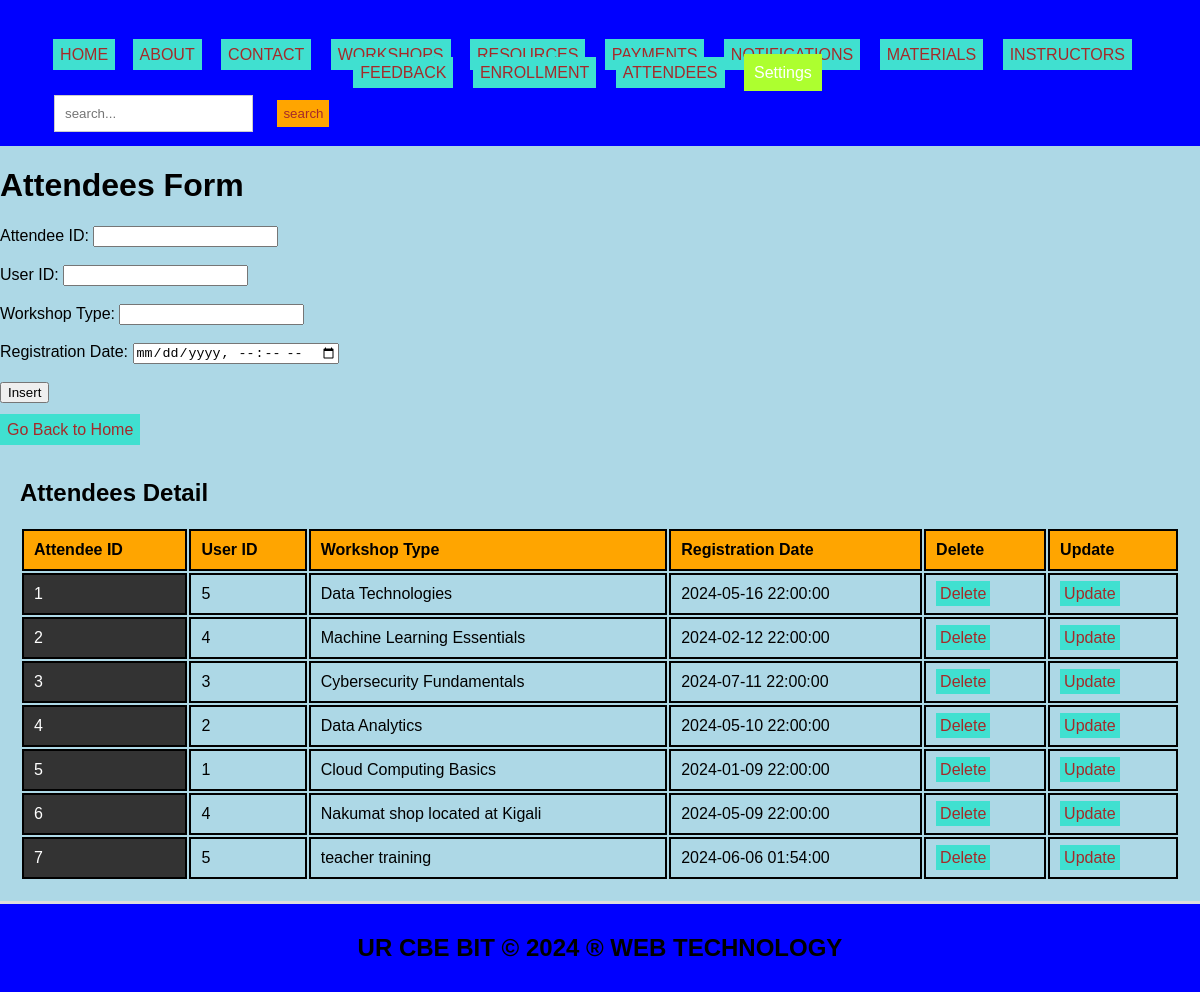
The page /attendees.php on the database its author committed.
### tables this page shows
CREATE TABLE `attendees` (
  `attendee_id` int(11) NOT NULL,
  `user_id` int(11) DEFAULT NULL,
  `workshop_type` varchar(150) DEFAULT NULL,
  `registration_date` timestamp NOT NULL DEFAULT current_timestamp()
);

### attendees.php (the view, shortened to what this page needs)
<!DOCTYPE html>
<html lang="en">
<head>
  <link rel="stylesheet" type="text/css" href="style.css">
</head>
<body style="background-color: lightblue;">
  <header>
    <ul style="list-style-type: none; padding: 0;">
      <li style="display: inline; margin-right: 10px;">
           <ul style="list-style-type: none; padding: 0;">
    </li>
    <li style="display: inline; margin-right: 8px;"><a href="./home.html">HOME</a></li>
    <li style="display: inline; margin-right: 10px;"><a href="./about.html">ABOUT</a></li>
    <li style="display: inline; margin-right: 10px;"><a href="./contact.html">CONTACT</a></li>
    <li style="display: inline; margin-right: 10px;"><a href="./workshops.php">WORKSHOPS</a></li>
    <li style="display: inline; margin-right: 10px;"><a href="./resources.php">RESOURCES</a></li>
    <li style="display: inline; margin-right: 10px;"><a href="./payments.php">PAYMENTS</a></li>
    <li style="display: inline; margin-right: 10px;"><a href="./notifications.php">NOTIFICATIONS</a></li>
    <li style="display: inline; margin-right: 10px;"><a href="./materials.php"> MATERIALS</a></li>
    <li style="display: inline; margin-right: 10px;"><a href="./instructors.php">INSTRUCTORS</a></li>
    <li style="display: inline; margin-right: 10px;"><a href="./feedback.php">FEEDBACK</a></li>
    <li style="display: inline; margin-right: 10px;"><a href="./enrollment.php">ENROLLMENT</a></li>
    <li style="display: inline; margin-right: 10px;"><a href="./attendees.php">ATTENDEES</a></li>
      <li class="dropdown" style="display: inline; margin-right: 10px;">
      <a href="#" style="padding: 10px; color: white; background-color: greenyellow; text-decoration: none; margin-right: 15px;">Settings</a>
    </li>
    </ul>
  </header>
<body style="background-color: yellowgreen;">
  <div class="search-form">
      <form role="search" action="search.php">
        <input class="form-control" type="search" placeholder="search..." aria-label="search" name="query">
        <button class="btn" type="submit">search</button>
      </form>
    </div>
    <h1>Attendees Form</h1>
    <form method="post" onsubmit="return confirmInsert();">
        <label for="attendee_id">Attendee ID:</label>
        <input type="number" id="attendee_id" name="attendee_id" required><br><br>
        <label for="user_id">User ID:</label>
        <input type="number" id="user_id" name="user_id" required><br><br>
        <label for="workshop_type">Workshop Type:</label>
        <input type="text" id="workshop_type" name="workshop_type" required><br><br>
        <label for="registration_date">Registration Date:</label>
        <input type="datetime-local" id="registration_date" name="registration_date" required><br><br>
        <input type="submit" name="add" value="Insert"><br><br>
        <a href="./home.html">Go Back to Home</a>
    </form>
    <?php
    include('database_connection.php');
    ?>
    <section>
        <h2>Attendees Detail</h2>
        <table>
            <tr>
                <th>Attendee ID</th>
                <th>User ID</th>
                <th>Workshop Type</th>
                <th>Registration Date</th>
                <th>Delete</th>
                <th>Update</th>
            </tr>
            <?php
            $sql = "SELECT * FROM attendees";
            $result = $connection->query($sql);
            if ($result->num_rows > 0) {
                while ($row = $result->fetch_assoc()) {
                    echo "<tr>
                            <td>{$row['attendee_id']}</td>
                            <td>{$row['user_id']}</td>
                            <td>{$row['workshop_type']}</td>
                            <td>{$row['registration_date']}</td>
                            <td><a style='padding:4px' href='delete_attendees.php?attendee_id={$row['attendee_id']}'>Delete</a></td>
                            <td><a style='padding:4px' href='update_attendees.php?attendee_id={$row['attendee_id']}'>Update</a></td>
                          </tr>";
                }
            } else {
                echo "<tr><td colspan='6'>No data found</td></tr>";
            }
            ?>
        </table>
    </section>
    <footer>
        <h2>UR CBE BIT &copy; 2024 &reg; WEB TECHNOLOGY</h2>
    </footer>
</body>
</html>

### style.css (style rules this page uses)
body { font-family: Arial, sans-serif; margin: 0; padding: 0; }
.search-form { float: left; padding: 20px; }
.form-control { padding: 8px; margin-left: 4px; border: 1px solid #ccc; }
.btn { padding: 6px; background-color: orange; color: brown; border: none; }
.dropdown { position: relative; display: inline; margin-right: 10px; }
body { font-family: Arial,sans-serif; margin:0; padding:0; }
header { background-color:blue; padding: 20px; }
.dropdown { position: right; display:right; direction:rtl; }
section { padding:28px; border-bottom: 1px solid #ddd; }
footer { text-align: center; padding: 15px; background-color:blue; }

### attendees.php (style rules this page uses)
a:link { color: #0066cc; text-decoration: none; }
a { padding: 7px; color: white; background-color: turquoise; text-decoration: none; margin-right: 5px; }
a:link { color: brown; }
button.btn { margin-left: 20px; margin-top: 10px; }
input.form-control { padding: 10px; }
table { width: 100%; border-collapse: revert; }
td:first-child { background-color: #333333; color: #ffffff; }
td { padding: 8px; border-bottom: 1px solid #dddddd; }
th, td { border: 2px solid black; padding: 10px; text-align: left; }
th { background-color: orange; }
section { padding: 20px; border-bottom: 3px solid #ddd; }
header { text-align: center; padding: 30px; background-color: blue; }
.search-form { position: fixed; top: 70px; left: 30px; z-index: 999; }
footer { text-align: center; padding: 10px; background-color: blue; }

### rows shown on the page
attendees: attendee_id "1", user "5", workshop_type "Data Technologies", registration_date "2024-05-16 22:00:00"
attendees: attendee_id "2", user "4", workshop_type "Machine Learning Essentials", registration_date "2024-02-12 22:00:00"
attendees: attendee_id "3", user "3", workshop_type "Cybersecurity Fundamentals", registration_date "2024-07-11 22:00:00"
attendees: attendee_id "4", user "2", workshop_type "Data Analytics", registration_date "2024-05-10 22:00:00"
attendees: attendee_id "5", user "1", workshop_type "Cloud Computing Basics", registration_date "2024-01-09 22:00:00"
attendees: attendee_id "6", user "4", workshop_type "Nakumat shop located at Kigali", registration_date "2024-05-09 22:00:00"
attendees: attendee_id "7", user "5", workshop_type "teacher training", registration_date "2024-06-06 01:54:00"
